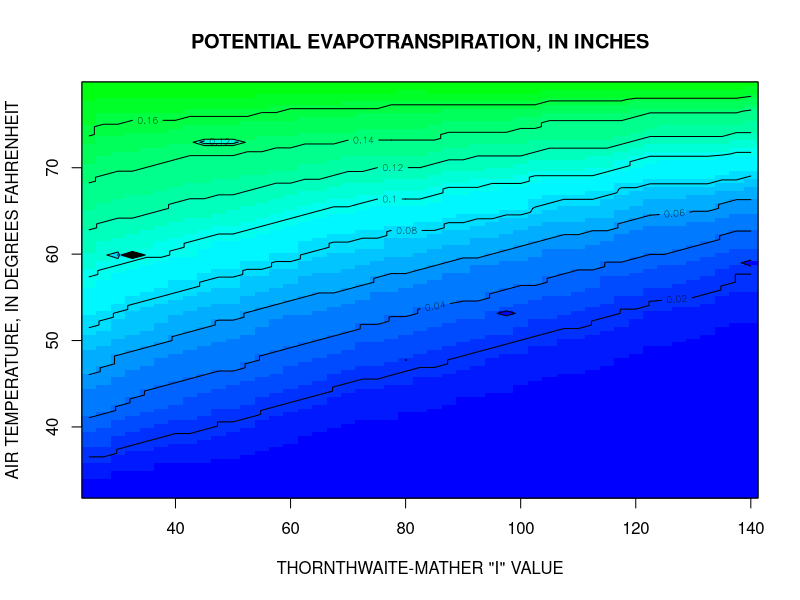
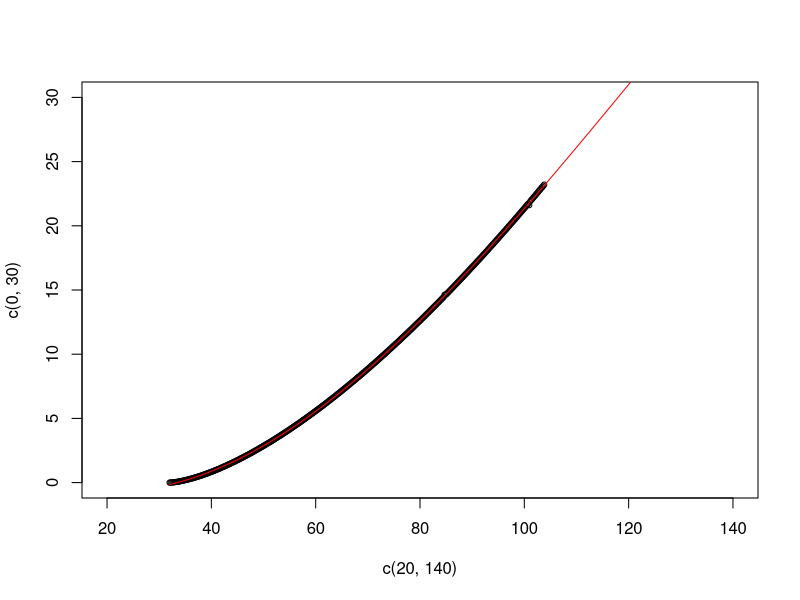

These figures' R source, in order:

setwd("D:\\SMWData\\git_repos\\swb\\share\\R-scripts")

gen <- function(x, const, fac1, fac2, fac3) {

  pred <- const + fac1*x + fac2*x^2 + fac3*x^3
  return(pred)
}


TM_table_2 <- read.table("Thornthwaite_Mather_1957__Table_2.dat", as.is=TRUE, header=TRUE)
TM_2 <- data.frame(Temp_degC=numeric(),I=numeric())

mycolnames <- colnames(TM_table_2)[2:ncol(TM_table_2)]
x<- as.numeric(gsub(pattern="T", replacement="", x=mycolnames) )
y<- TM_table_2[ ,1]

for (i in seq(1,10)) {
  Temp_degC <- y + x[i]/10
  I <- TM_table_2[ ,i+1]

  temp_df <- data.frame(Temp_degC=Temp_degC,I=I)
  TM_2 <- rbind(TM_2, temp_df)


}

# sort in ascending order
TM_2C <- TM_2[order(TM_2[ ,1]), ]
TM_2C_new <- data.frame(Temp_degC=seq(32,140), I=numeric(length(seq(32,140))))
TM_2F <- data.frame(Temp_degF=TM_2C$Temp_degC*9/5+32, I=TM_2C$I)
TM_2F_new <- data.frame(Temp_degF=seq(32,140), I=numeric(length(seq(32,140))))

nls.control(maxiter=3000, printEval=TRUE, warnOnly=TRUE)
TM_2F_opt <- nls( I ~ gen(Temp_degF, const, fac1, fac2, fac3),
                  data=TM_2F, start=list(const=0., fac1=0.5, fac2=0.3, fac3=0.1),
                  control=list(maxiter=3000, tol=1.e-8, printEval=TRUE,
                               minFactor=1.e-10, warnOnly=TRUE))


TM_table_4 <- read.table("Thornthwaite_Mather_1957__Table_4.dat", as.is=TRUE, header=TRUE)

mycolnames <- colnames(TM_table_4)[2:ncol(TM_table_4)]

y<- TM_table_4[ ,1] *9/5 + 32
x<- as.numeric(gsub(pattern="I", replacement="", x=mycolnames) )

TM4_mat <- t(as.matrix(TM_table_4[ , -1])) / 25.4

#filled.contour(x, y, sm.mat, axes=T,xlab="ACCUMULATED POTENTIAL WATER LOSS, IN INCHES",
#   ylab="MAXIMUM SOIL-WATER CAPACITY, IN INCHES")
image(x=x, y=y, z=TM4_mat, xlab="THORNTHWAITE-MATHER \"I\" VALUE",
      ylab="AIR TEMPERATURE, IN DEGREES FAHRENHEIT",col=rev(rainbow(32,start=1/6,end=4/6)),
      main="POTENTIAL EVAPOTRANSPIRATION, IN INCHES")
contour(x,y,TM4_mat,axes=F,add=T,levels=seq(0.02,0.3,0.02))
box()

plot(x=c(20,140), y=c(0,30), type="n")
with(TM_2F, points(I ~ Temp_degF, cex=0.7))
lines(TM_2F_opt$m$predict(newdata=TM_2F_new) ~ seq(32,140), type="l", col="red")
